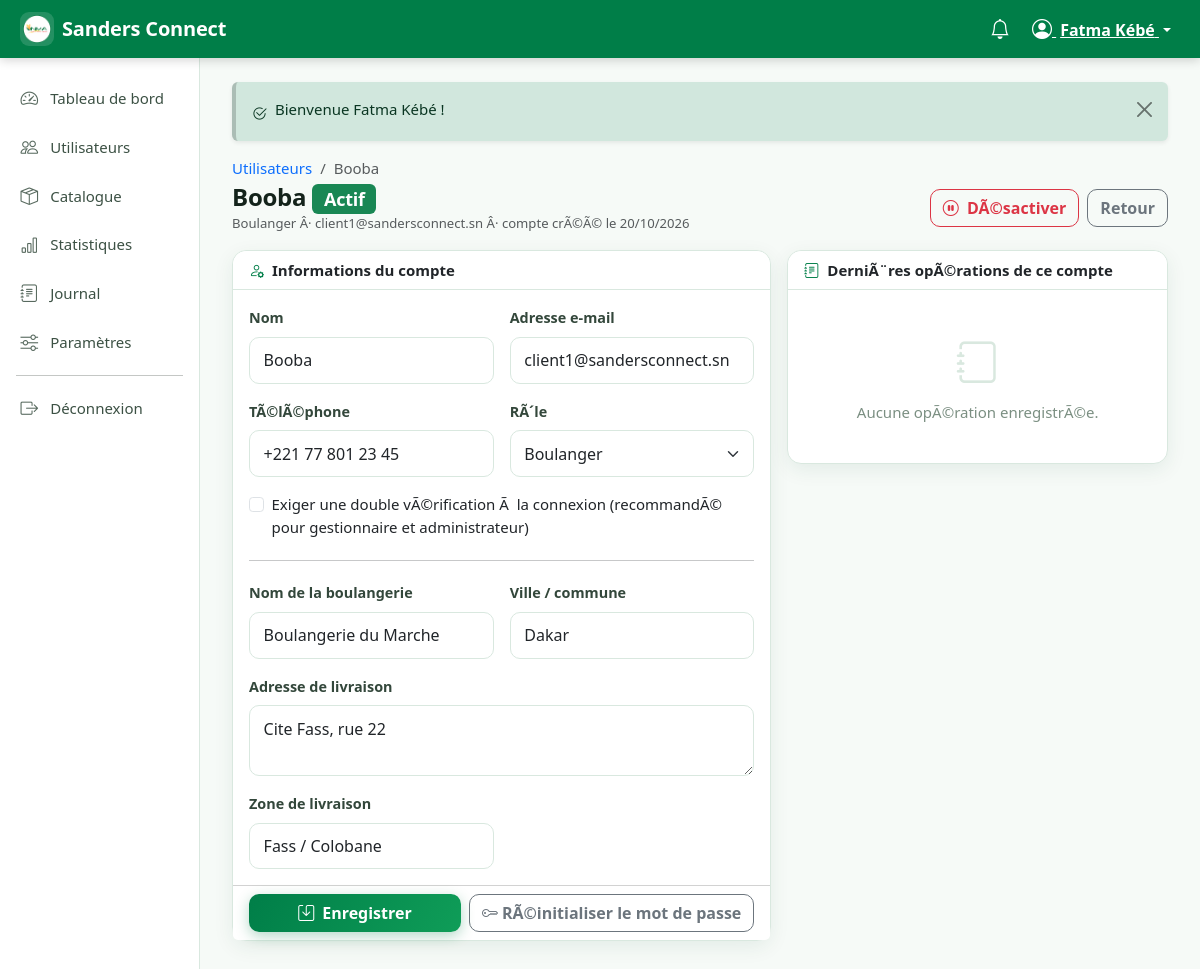
Page /index.php?r=administrateur/utilisateur&id=4 (signed in) on the committed database.
### tables this page shows
CREATE TABLE utilisateur (
    id                  INT UNSIGNED AUTO_INCREMENT PRIMARY KEY,
    nom                 VARCHAR(150)        NOT NULL,
    email               VARCHAR(190)        NOT NULL UNIQUE,
    telephone           VARCHAR(30)         DEFAULT NULL,
    mot_de_passe        VARCHAR(255)        NOT NULL,            
    role                ENUM('boulanger','gestionnaire','administrateur') NOT NULL DEFAULT 'boulanger',
    actif               TINYINT(1)          NOT NULL DEFAULT 0,  
    double_verification TINYINT(1)          NOT NULL DEFAULT 0,  
    code_securite       VARCHAR(255)        DEFAULT NULL,        
    tentatives_connexion TINYINT UNSIGNED   NOT NULL DEFAULT 0,
    bloque_jusqua       DATETIME            DEFAULT NULL,
    reset_token         VARCHAR(64)         DEFAULT NULL,
    reset_expire_le     DATETIME            DEFAULT NULL,
    derniere_connexion  DATETIME            DEFAULT NULL,
    cree_le             DATETIME            NOT NULL DEFAULT CURRENT_TIMESTAMP,
    maj_le              DATETIME            NOT NULL DEFAULT CURRENT_TIMESTAMP ON UPDATE CURRENT_TIMESTAMP,
    INDEX idx_user_role (role, actif)
);

CREATE TABLE boulanger (
    id                  INT UNSIGNED AUTO_INCREMENT PRIMARY KEY,
    utilisateur_id      INT UNSIGNED        NOT NULL UNIQUE,
    nom_boulangerie     VARCHAR(190)        NOT NULL,
    adresse             VARCHAR(255)        NOT NULL,
    ville               VARCHAR(100)        NOT NULL DEFAULT 'Dakar',
    zone_livraison      VARCHAR(100)        DEFAULT NULL,
    cree_le             DATETIME            NOT NULL DEFAULT CURRENT_TIMESTAMP,
    CONSTRAINT fk_boulanger_user FOREIGN KEY (utilisateur_id)
        REFERENCES utilisateur(id) ON DELETE CASCADE
);

### app/views/admin/utilisateur.php (the view, shortened to what the rows shown need)
<?php
$estBoulanger = $compte['role'] === 'boulanger';
?>
<nav aria-label="fil d'ariane">
    <ol class="breadcrumb small mb-1">
        <li class="breadcrumb-item"><a href="<?= e(url('administrateur/utilisateurs')) ?>">Utilisateurs</a></li>
        <li class="breadcrumb-item active" aria-current="page"><?= e($compte['nom']) ?></li>
    </ol>
</nav>
<div class="d-flex flex-wrap justify-content-between align-items-center gap-2 mb-3">
    <div>
        <h1 class="h4 fw-bold mb-0">
            <?= e($compte['nom']) ?>
            <span class="badge text-bg-<?= (int) $compte['actif'] === 1 ? 'success' : 'secondary' ?>">
                <?= (int) $compte['actif'] === 1 ? 'Actif' : 'Inactif' ?>
            </span>
        </h1>
        <p class="text-muted small mb-0">
            <?= e(ucfirst($compte['role'])) ?> Â· <?= e($compte['email']) ?> Â· compte crÃ©Ã© le <?= e(date_fr($compte['cree_le'])) ?>
        </p>
    </div>
</div>
<div class="row g-3">
    <div class="col-12 col-lg-7">
        <form method="post" action="<?= e(url('administrateur/utilisateur/modifier')) ?>" class="card">
            <div class="card-body">
                <div class="row g-3">
                    <div class="col-12 col-md-6">
                        <label class="form-label" for="nom">Nom</label>
                        <input type="text" class="form-control" id="nom" name="nom" required maxlength="150"
                               value="<?= e($compte['nom']) ?>">
                    </div>
                    <div class="col-12 col-md-6">
                        <label class="form-label" for="email">Adresse e-mail</label>
                        <input type="email" class="form-control" id="email" name="email" required value="<?= e($compte['email']) ?>">
                    </div>
                    <div class="col-12 col-md-6">
                        <label class="form-label" for="telephone">TÃ©lÃ©phone</label>
                        <input type="tel" class="form-control" id="telephone" name="telephone" maxlength="30"
                               value="<?= e($compte['telephone'] ?? '') ?>">
                    </div>
                    <div class="col-12 col-md-6">
                        <label class="form-label" for="role">RÃ´le</label>
                        <select class="form-select" id="role" name="role" required>
                            <?php foreach (['boulanger', 'gestionnaire', 'administrateur'] as $role): ?>
                                <option value="<?= e($role) ?>" <?= $compte['role'] === $role ? 'selected' : '' ?>>
                                    <?= e(ucfirst($role)) ?>
                                </option>
                            <?php endforeach; ?>
                        </select>
                    </div>
                    <div class="col-12">
                        <div class="form-check">
                            <input class="form-check-input" type="checkbox" value="1" id="double_verification"
                                   name="double_verification" <?= (int) $compte['double_verification'] === 1 ? 'checked' : '' ?>>
                            <label class="form-check-label" for="double_verification">
                                Exiger une double vÃ©rification Ã  la connexion (recommandÃ© pour gestionnaire et administrateur)
                            </label>
                        </div>
                    </div>
                    <?php if ($estBoulanger): ?>
                        <div class="col-12"><hr class="my-1"></div>
                        <div class="col-12 col-md-6">
                            <label class="form-label" for="nom_boulangerie">Nom de la boulangerie</label>
                            <input type="text" class="form-control" id="nom_boulangerie" name="nom_boulangerie" maxlength="190"
                                   value="<?= e($compte['nom_boulangerie'] ?? '') ?>">
                        </div>
                        <div class="col-12 col-md-6">
                            <label class="form-label" for="ville">Ville / commune</label>
                            <input type="text" class="form-control" id="ville" name="ville" maxlength="100"
                                   value="<?= e($compte['boulanger_ville'] ?? 'Dakar') ?>">
                        </div>
                        <div class="col-12">
                            <label class="form-label" for="adresse">Adresse de livraison</label>
                            <textarea class="form-control" id="adresse" name="adresse" rows="2"
                                      maxlength="255"><?= e($compte['boulanger_adresse'] ?? '') ?></textarea>
                        </div>
                        <div class="col-12 col-md-6">
                            <label class="form-label" for="zone_livraison">Zone de livraison</label>
                            <input type="text" class="form-control" id="zone_livraison" name="zone_livraison" maxlength="100"
                                   value="<?= e($compte['zone_livraison'] ?? '') ?>">
                        </div>
                    <?php endif; ?>
                </div>
            </div>
        </form>
    </div>
</div>

### app/views/layouts/app.php (shortened to what the rows shown need)
<?php
$role        = $utilisateur['role'] ?? 'boulanger';
?>
<!doctype html>
<html lang="fr">
<head>
    <link href="https://cdn.jsdelivr.net/npm/bootstrap@5.3.3/dist/css/bootstrap.min.css" rel="stylesheet"
>
    <link href="https://cdn.jsdelivr.net/npm/bootstrap-icons@1.11.3/font/bootstrap-icons.min.css" rel="stylesheet">
    <link href="<?= e(asset('assets/css/app.css')) ?>" rel="stylesheet">
</head>
<body class="sc-app role-<?= e($role) ?>">
<nav class="navbar sc-navbar sticky-top">
    <div class="container-fluid">
        <div class="d-flex align-items-center gap-1 ms-auto">
            <div class="dropdown">
                <button class="btn btn-link text-white dropdown-toggle px-2" type="button" data-bs-toggle="dropdown"
                        aria-expanded="false">
                    <i class="bi bi-person-circle fs-5"></i>
                    <span class="d-none d-md-inline ms-1"><?= e(mb_substr((string) $utilisateur['nom'], 0, 18)) ?></span>
                </button>
            </div>
        </div>
    </div>
</nav>
<div class="container-fluid">
    <div class="row">
        <main class="col-lg-10 sc-content pb-5">
            <?= $contenu ?>
        </main>
    </div>
</div>
</body>
</html>

### rows in the picture
utilisateur: nom "Fatma Kébé"
boulanger: utilisateur.nom "Booba", utilisateur.role "Boulanger", utilisateur.email "client1@sandersconnect.sn", utilisateur.cree_le "20/10/2026", nom "Booba", email "client1@sandersconnect.sn", telephone "+221 77 801 23 45", nom_boulangerie "Boulangerie du Marche", ville "Dakar", adresse "Cite Fass, rue 22", zone_livraison "Fass / Colobane"
utilisateur: role "Boulanger"

### other values in the picture
APP_NAME "Sanders Connect"
$libelle "Tableau de bord"
$libelle "Utilisateurs"
$libelle "Catalogue"
$libelle "Statistiques"
$libelle "Journal"
$libelle "Paramètres"
$msg['message'] "Bienvenue Fatma Kébé !"
